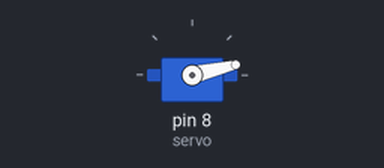
This sketch was run on a simulated Arduino Uno, built with avr-gcc and run on an emulated ATmega328P. Shown: servo.

Above: at 0.05 s.
At 0.85 s:
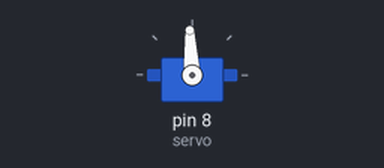
At 1.65 s:
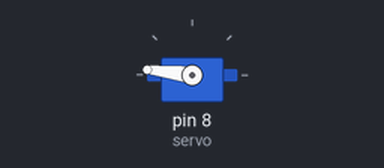
At 3.25 s:
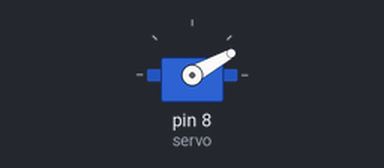
Timing chart, 0 to 7.9 s (numbered marks = the images above):
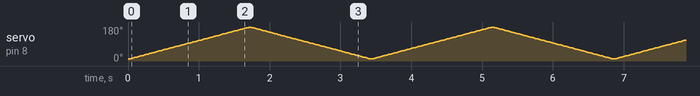

The sketch:

Servo.ino
```cpp
#include <Servo.h>

Servo servo;
int angle = 10;

void setup() {
  servo.attach(8);
  servo.write(angle);
}


void loop() {
  for(angle = 10; angle < 180; angle++) {
    servo.write(angle);
    delay(10);
  }

  for(angle = 180; angle > 10; angle--) {
    servo.write(angle);
    delay(10);
  }
}
```
